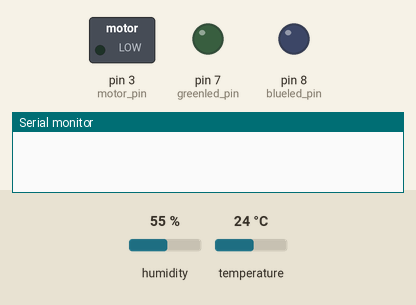
A sketch run on a simulated Arduino Uno, built with avr-gcc and run on an emulated ATmega328P. Parts: switched loads named in the sketch (green lamp = pin HIGH), output pins drawn as LEDs (lit = HIGH), the last lines printed to the serial monitor. Dashed ring = blinking. The inputs (shaded band) are chosen by the test bench; at power-on: humidity 55 %, temperature 24 °C.

Above: at 3.2 s.
3.3 s: humidity set to 74 %
7.5 s: humidity set to 77 %
At 10.4 s:
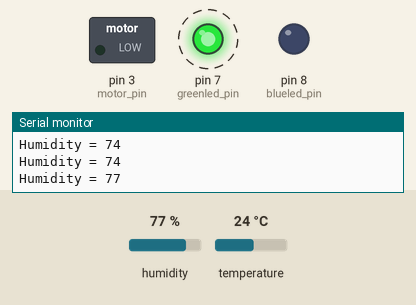
At 13.4 s:
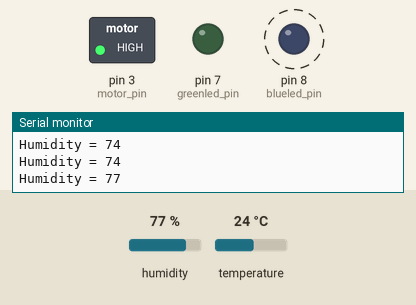
Timing chart, 0 to 14.9 s (numbered marks = the images above; inputs shaded):
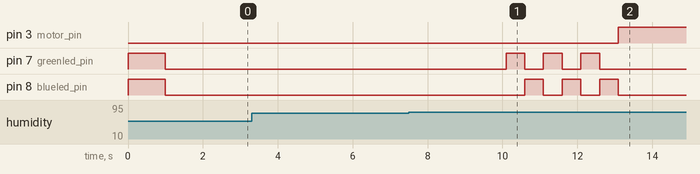

The sketch:

lab2.ino
```cpp
/** lab2 Zhibo Wang
 *  Paper towel humidity sensor
 */

#include <dht.h>
dht DHT;
#define DHT11_PIN 4

const int motor_pin = 3;
const int greenled_pin = 7;
const int blueled_pin = 8;

const int blinkinterval = 500; // .5 second
const int blinkperiod = 3000;  // for 3 seconds

const int speed = 255;

int init_humidity; // record normal room temperature and humidity into the system

void setup()
{
    Serial.begin(9600);
    pinMode(motor_pin, OUTPUT);
    pinMode(greenled_pin, OUTPUT);
    pinMode(blueled_pin, OUTPUT);

    digitalWrite(greenled_pin, HIGH); // initial system check blink both LEDs for 1 second and then turn them off
    digitalWrite(blueled_pin, HIGH);
    delay(1000);

    digitalWrite(greenled_pin, LOW);
    digitalWrite(blueled_pin, LOW);
    delay(1000);
}

void loop()
{
    int chk = DHT.read11(DHT11_PIN);
    delay(2000); // time buffer
    int realt_humidity = DHT.humidity;
    int realt_temperature = DHT.temperature;

    // Serial.print("Temperature = ");
    // Serial.println(init_temperature);
    // Serial.print("Initial Humidity = ");
    // Serial.println(init_humidity);
    Serial.print("Humidity = ");
    Serial.println(realt_humidity);
    if (realt_humidity > 75) // rule-of-thumb wet value set for 60. more robust design needed for better algorithm
    {
        ledblinker();
        motorswitch();
    }

    // if (Serial.available())
    // {
    //     int speed = Serial.parseInt();
    //     if (speed >= 0 && speed <= 255)
    //     {
    //         analogWrite(motor_pin, speed);
    //         delay(5000);
    //     }
    // }
}

// int humiditychecker()
// {
//     int chk = DHT.read11(DHT11_PIN);
//     delay(2000);
//     int init_humidity = DHT.humidity; // record normal room temperature and humidity into the system
//     delay(2000);
//     init_humidity = DHT.humidity;
// }

void ledblinker()
{
    for (int i = 0; i < 3; i++)
    {
        digitalWrite(greenled_pin, HIGH);
        digitalWrite(blueled_pin, LOW);
        delay(blinkinterval);

        digitalWrite(greenled_pin, LOW);
        digitalWrite(blueled_pin, HIGH);
        delay(blinkinterval);
    }

    digitalWrite(greenled_pin, LOW);
    digitalWrite(blueled_pin, LOW);
}

void motorswitch()
{
    analogWrite(motor_pin, speed);
    delay(7000); // run fan for seven seconds and then turn it off as required
    analogWrite(motor_pin, 0);
}
```

Measured:
- the behaviour switches between 75 and 76 % on humidity (found by bisection; images 0 and 1)
- after the input at 7.5 s, pin 3 (motor_pin): LOW → HIGH after 5.6 s; pin 7 (greenled_pin): alternates HIGH for 0.50 s and LOW for 0.50 s, 6 changes in all, then stays LOW, starting after 2.6 s; pin 8 (blueled_pin): alternates HIGH for 0.50 s and LOW for 0.50 s, 6 changes in all, then stays LOW, starting after 3.1 s
